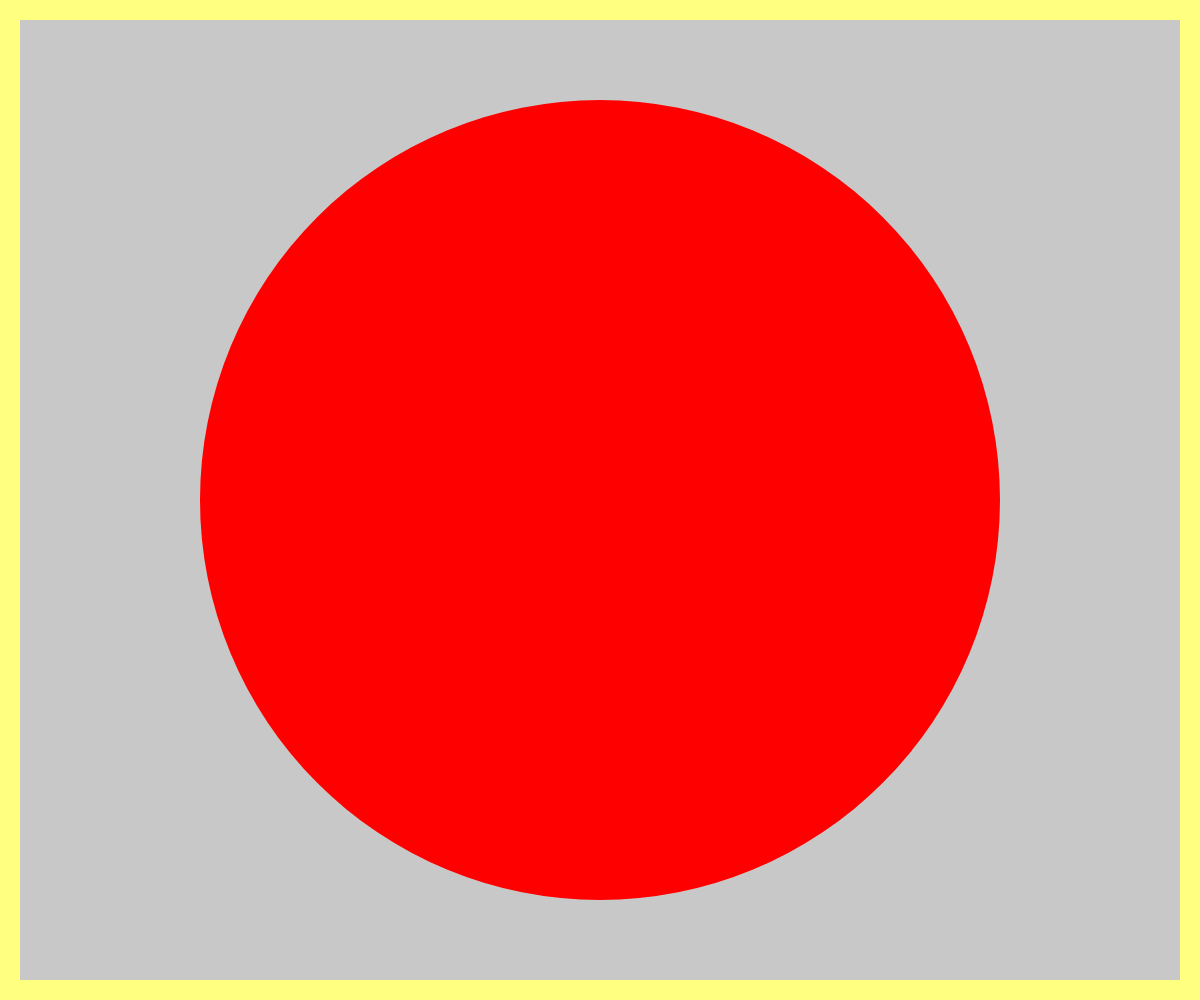
Frame 1 (no input)
Frame 60 (no input): identical to frame 1, image omitted
Frame 120 (the mouse pressed at the canvas centre since frame 60): identical to frame 1, image omitted

The p5.js sketch that drew this single still picture (run headless with seeded random() and noise() and a simulated clock; from frame 60 on, the mouse is pressed at the canvas centre):

// p5.js sketch
// ── sketch.js
var w = window.innerWidth;
var h = window.innerHeight;  

function setup() {
  canvas=createCanvas(w, h);
}

function draw() {
  background(255,255,128);
  // A rectangle
  noStroke();
  fill(200, 200, 200);
  // uses global variables for width and height
  rect(20,20,w-40,h-40);
  fill(255,0,0);
  ellipse(w/2,h/2,w/1.5,w/1.5)
  }

window.onresize = function() {
  // assigns new values for width and height variables
  w = window.innerWidth;
  h = window.innerHeight;  
  canvas.size(w,h);
}
